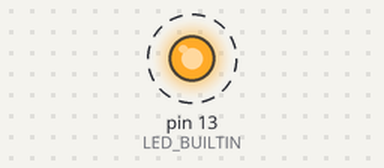
Bench run of a sketch on a simulated Arduino Uno, built with avr-gcc and run on an emulated ATmega328P. Parts: output pins drawn as LEDs (lit = HIGH). Dashed ring = blinking. What the sketch prints to the serial monitor is not drawn.

Above: at 0.05 s.
Timing chart, 0 to 3.0 s (numbered marks = the images above):
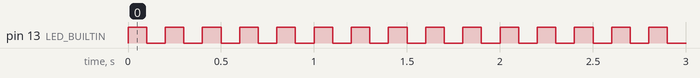

Measured:
- by itself, pin 13 (LED_BUILTIN): alternates HIGH for 0.10 s and LOW for 0.10 s

The sketch:

teensy_bringup.ino
```cpp
void setup() {
  pinMode(LED_BUILTIN, OUTPUT);

  Serial.begin(115200);
  Serial.println("booting...");

}

void loop() {
  digitalWrite(LED_BUILTIN, HIGH);
  delay(100);
  digitalWrite(LED_BUILTIN, LOW);
  delay(100);

}
```
